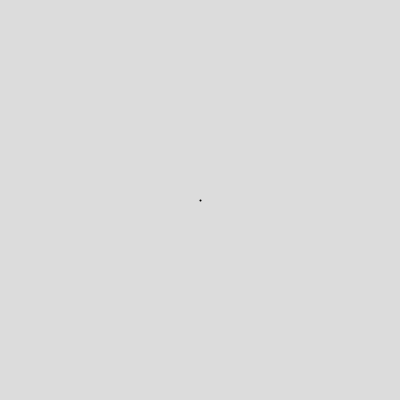
Frame 1 (no input)
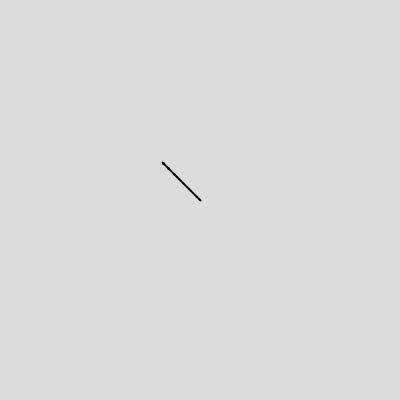
Frame 60 (the mouse pressed at the canvas centre just before this capture)
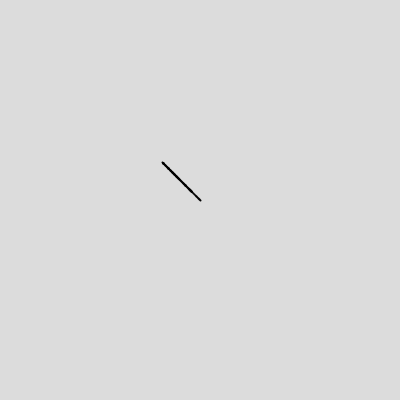
Frame 120 (the mouse held since frame 60 and released just before this capture)

The Processing sketch that drew these frames (run headless with seeded random() and noise(); from frame 60 on, the mouse is pressed at the canvas centre):

// Processing sketch: sketch_003_walker_trend_to_mouse_not_done
// ── sketch_003_walker_trend_to_mouse_not_done.pde
Walker walker;
void setup() {
  size(400, 400);
  background(220);
  stroke(0);
  strokeWeight(2);
  walker = new Walker(width/2, height/2);
}

void draw() {
  walker.step();
  if(walker.x < width)
  walker.display();
}

class Walker {
  int x, y;
  Walker(int x, int y) {
    this.x = x;
    this.y = y;
  }
    
  void display() {
    point(x, y);
  }
  void step(){
    float choice = random(0, 1);
    float cc = (mouseX - x)/(mouseY - y);
    if (choice < 0.5) {
      x = (mouseX > x) ? x+1 : x-1;
      y = (mouseY > y) ? y+1 : y-1;
    } else {
    }
  }
}
